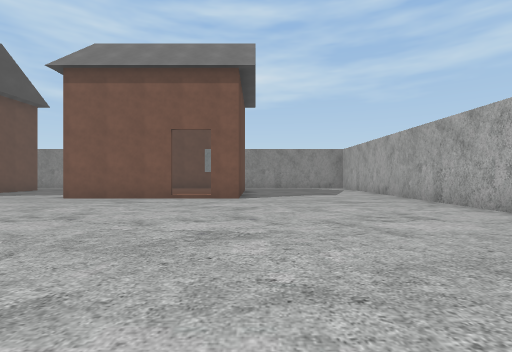
view 1 (above)

24 first-person views from a walk through a Unity game level. The camera is 1.2 m above the floor, looks level and sees 85° across. The floor is counted in squares, 2 m on a side. Each view is taken from the middle of a square. On the plan, view 1 faces up. The plan holds only what a view shows up to about 9 squares ahead; the rest is blank. The place goes on beyond the plan. The player character is not drawn. Some animated figures are not drawn.

view 2
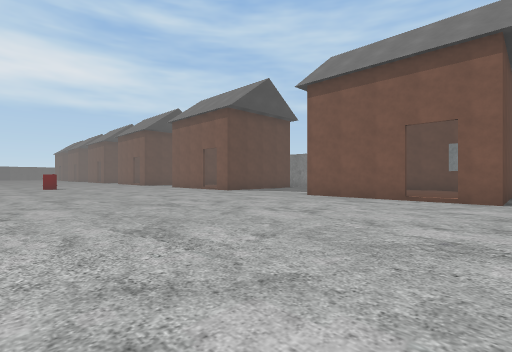

view 3
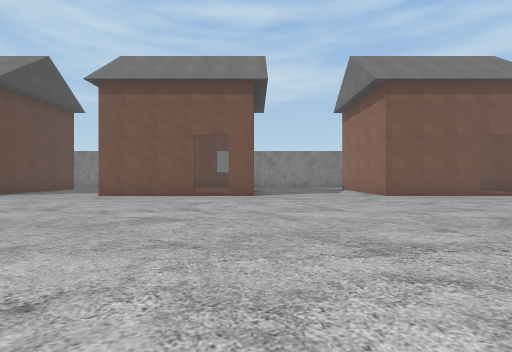

view 4
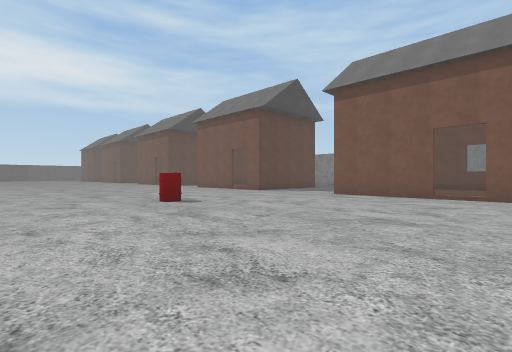

view 5
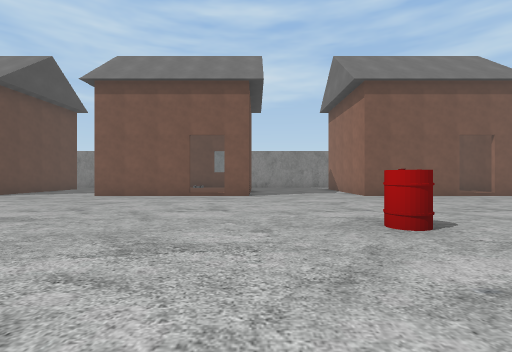

view 6
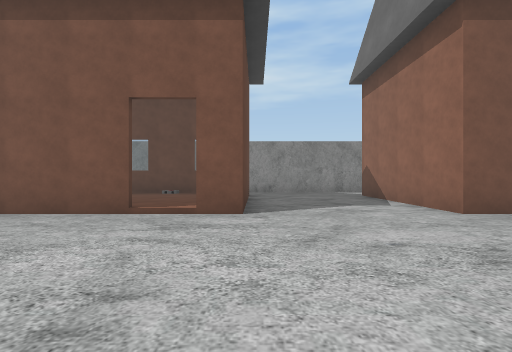

view 7
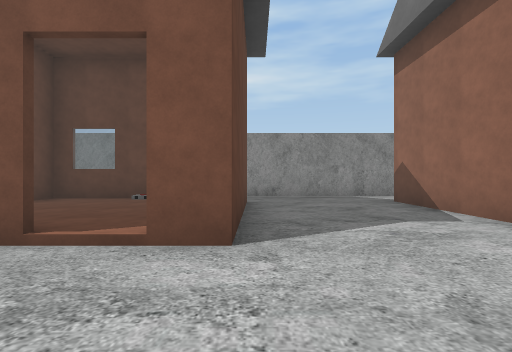

view 8
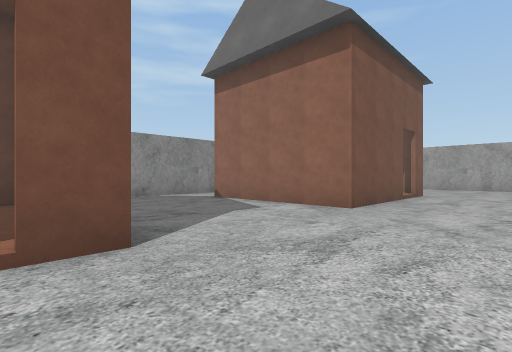

view 9
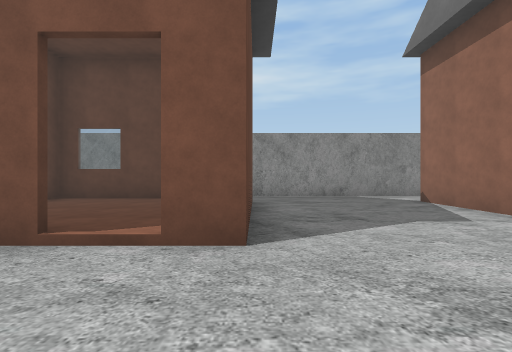

view 10
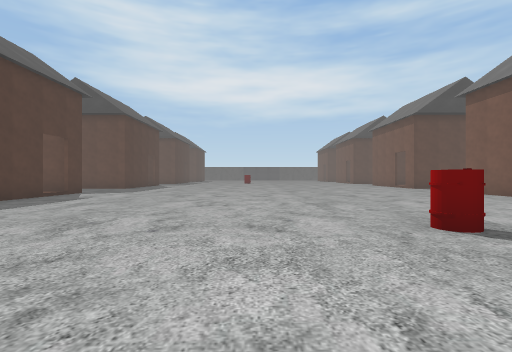

view 11
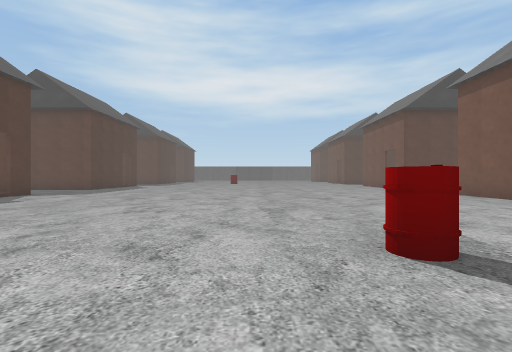

view 12
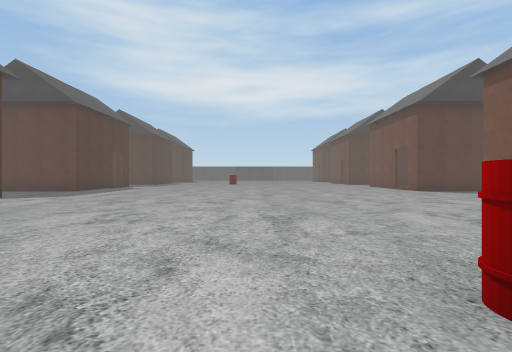

view 13
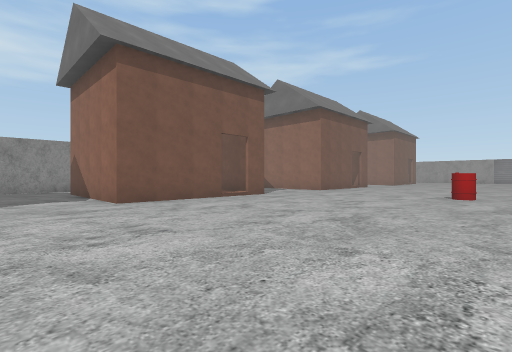

view 14
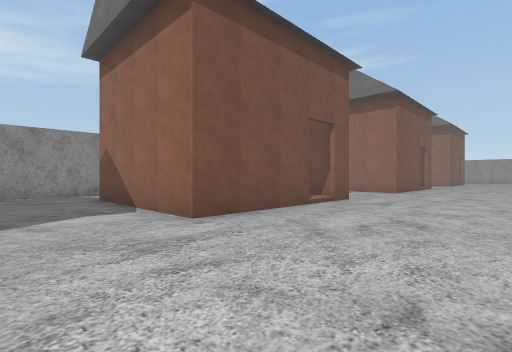

view 15
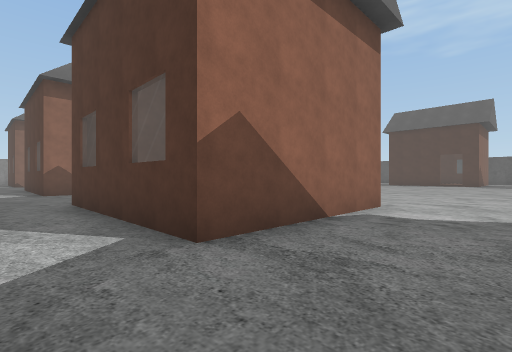

view 16
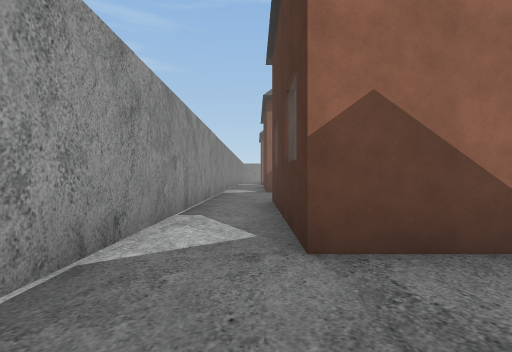

view 17
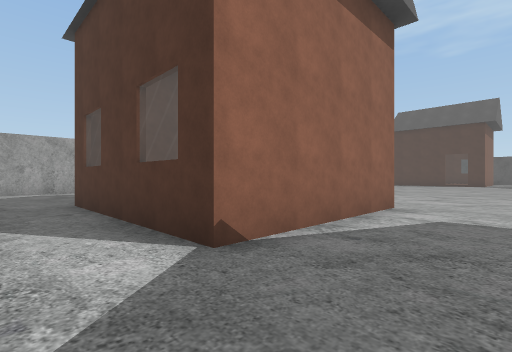

view 18
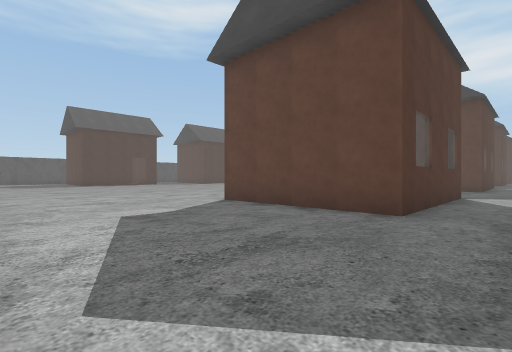

view 19
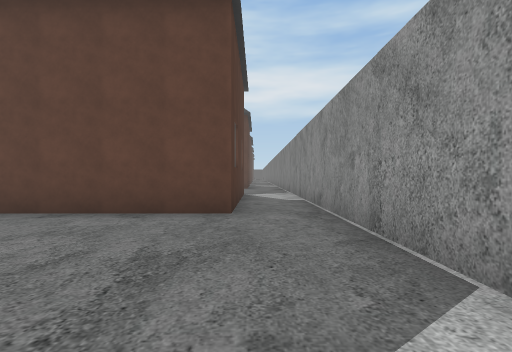

view 20
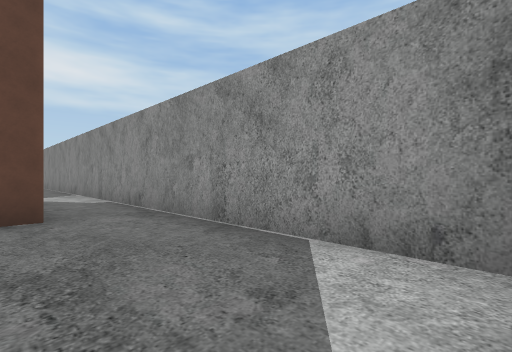

view 21
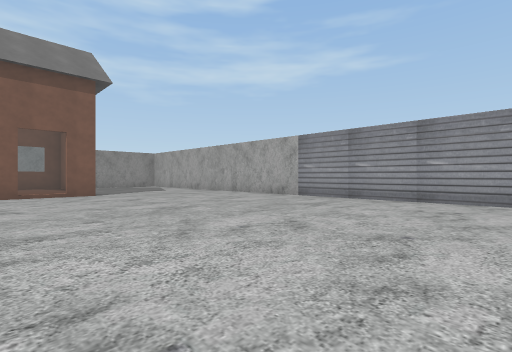

view 22
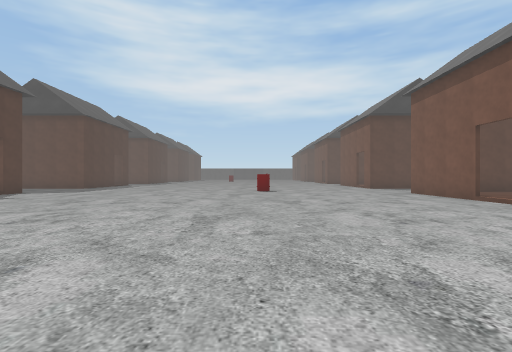

view 23
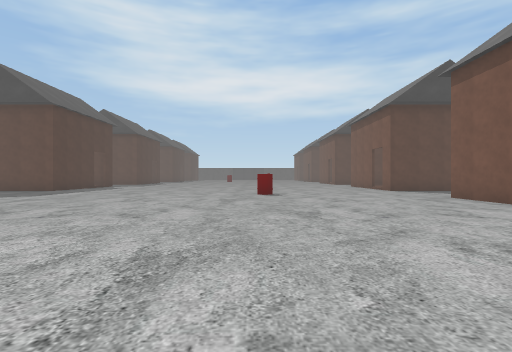

view 24
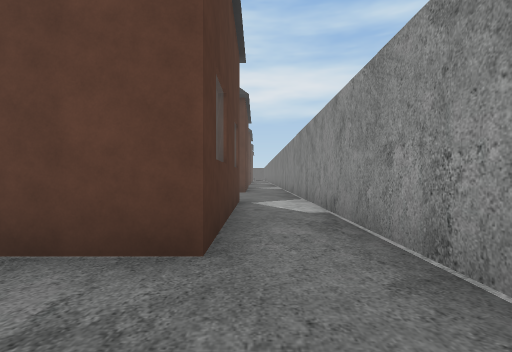

### Floor plan
Key: @ floor where view 1 was taken; # wall or solid block; . floor; / step, stairs or slope; H house; B barrel.
Columns run from 24 left of view 1 to 4 right of it. Each row starts with its distance up from view 1.
 14 #############################
 13 .............................
 12 ...HHHHH...HHHHH....HHHH.....
 11 ..HHHH H..HH   H...HH   H....
 10 ..H    H..H    H...H    H....
  9 ..H    H..H    H...H    H....
  8 ..HHH  H..HHH  H...HHH HH....
  7 .............................
  6 .............................
  5 .............................
  4 .............................
  3 .............................
  2 .........B...................
  1 .............................
  0  .......................@....
 -1  .................   ........
 -2  ................    ........
 -3  ...............
 -4  ..............
 -5  ....... ....
 -6  ../HH   ../
 -7  .H       H

Where each view was taken, in squares from view 1:
view 1: 0 up, 0 right, facing up
view 2: 0 up, 0 right, facing up-left
view 3: 1 down, 9 left, facing up
view 4: 1 down, 9 left, facing up-left
view 5: 1 down, 17 left, facing up
view 6: 3 up, 17 left, facing up
view 7: 5 up, 17 left, facing up
view 8: 5 up, 10 left, facing up-right
view 9: 5 up, 9 left, facing up
view 10: 0 up, 12 left, facing left
view 11: 1 up, 13 left, facing left
view 12: 1 up, 14 left, facing left
view 13: 1 up, 24 left, facing up-right
view 14: 4 up, 24 left, facing up-right
view 15: 13 up, 24 left, facing down-right
view 16: 12 up, 24 left, facing right
view 17: 13 up, 7 left, facing down-right
view 18: 13 up, 4 right, facing down-left
view 19: 12 up, 4 right, facing left
view 20: 11 up, 4 right, facing up-left
view 21: 2 down, 3 left, facing up-right
view 22: 2 up, 4 left, facing left
view 23: 2 up, 6 left, facing left
view 24: 12 up, 7 left, facing left
